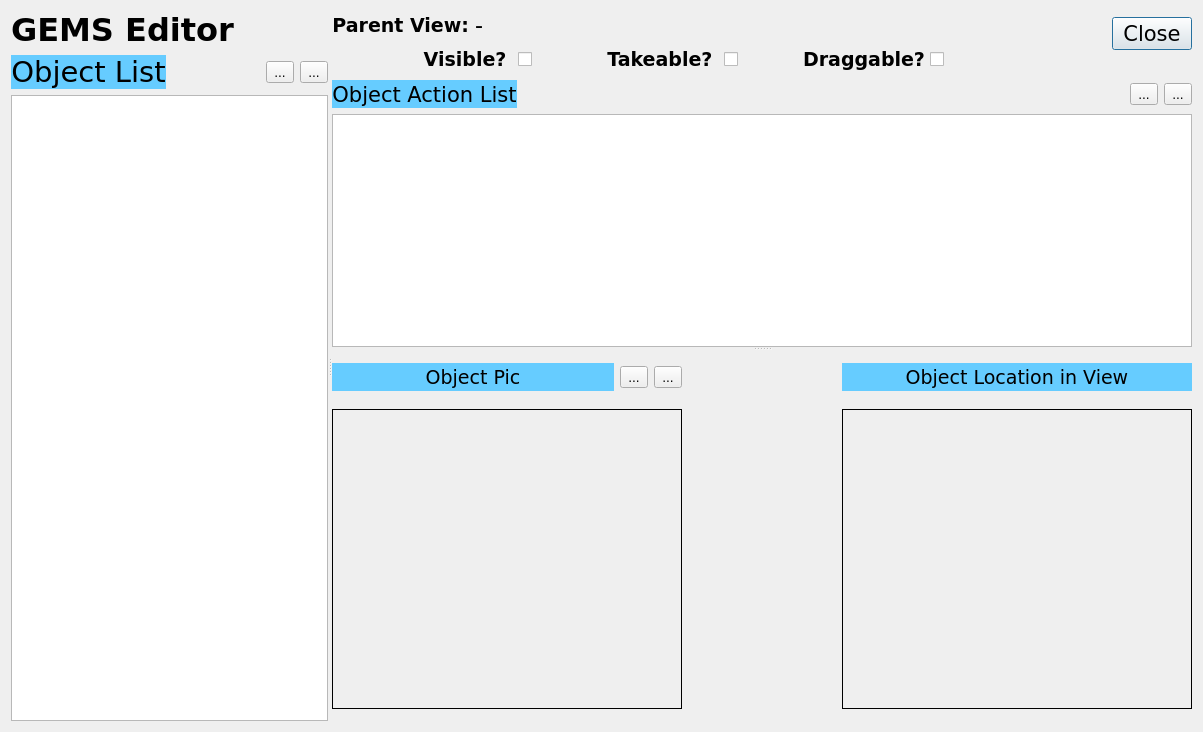
<?xml version="1.0" encoding="UTF-8"?>
<ui version="4.0">
 <class>ObjectsWindow</class>
 <widget class="QDialog" name="ObjectsWindow">
  <property name="windowModality">
   <enum>Qt::NonModal</enum>
  </property>
  <property name="geometry">
   <rect>
    <x>0</x>
    <y>0</y>
    <width>1203</width>
    <height>732</height>
   </rect>
  </property>
  <property name="minimumSize">
   <size>
    <width>1145</width>
    <height>720</height>
   </size>
  </property>
  <property name="maximumSize">
   <size>
    <width>5000</width>
    <height>5000</height>
   </size>
  </property>
  <property name="baseSize">
   <size>
    <width>1200</width>
    <height>720</height>
   </size>
  </property>
  <property name="font">
   <font>
    <family>Verdana</family>
   </font>
  </property>
  <property name="windowTitle">
   <string>GEMS Object Editor</string>
  </property>
  <property name="modal">
   <bool>false</bool>
  </property>
  <layout class="QGridLayout" name="gridLayout_3">
   <item row="0" column="0">
    <widget class="QSplitter" name="splitter_2">
     <property name="orientation">
      <enum>Qt::Horizontal</enum>
     </property>
     <widget class="QWidget" name="layoutWidget">
      <layout class="QGridLayout" name="gridLayout_2">
       <item row="0" column="0" colspan="2">
        <widget class="QLabel" name="labelAppName">
         <property name="sizePolicy">
          <sizepolicy hsizetype="Fixed" vsizetype="Preferred">
           <horstretch>0</horstretch>
           <verstretch>0</verstretch>
          </sizepolicy>
         </property>
         <property name="font">
          <font>
           <family>Verdana</family>
           <pointsize>24</pointsize>
           <bold>true</bold>
          </font>
         </property>
         <property name="text">
          <string>GEMS Editor</string>
         </property>
        </widget>
       </item>
       <item row="0" column="2">
        <spacer name="horizontalSpacer">
         <property name="orientation">
          <enum>Qt::Horizontal</enum>
         </property>
         <property name="sizeType">
          <enum>QSizePolicy::MinimumExpanding</enum>
         </property>
         <property name="sizeHint" stdset="0">
          <size>
           <width>18</width>
           <height>20</height>
          </size>
         </property>
        </spacer>
       </item>
       <item row="0" column="3" colspan="2">
        <widget class="QLabel" name="label_6">
         <property name="sizePolicy">
          <sizepolicy hsizetype="Fixed" vsizetype="Fixed">
           <horstretch>0</horstretch>
           <verstretch>0</verstretch>
          </sizepolicy>
         </property>
         <property name="maximumSize">
          <size>
           <width>50</width>
           <height>50</height>
          </size>
         </property>
         <property name="text">
          <string/>
         </property>
         <property name="pixmap">
          <pixmap resource="gemsedit.qrc">:/newPrefix/media/Antialiasfactory-Jewelry-Agate.ico</pixmap>
         </property>
         <property name="scaledContents">
          <bool>true</bool>
         </property>
        </widget>
       </item>
       <item row="1" column="0">
        <widget class="QLabel" name="label_4">
         <property name="font">
          <font>
           <family>Verdana</family>
           <pointsize>22</pointsize>
           <italic>false</italic>
          </font>
         </property>
         <property name="styleSheet">
          <string notr="true">background-color: rgb(102, 204, 255)</string>
         </property>
         <property name="text">
          <string>Object List</string>
         </property>
         <property name="alignment">
          <set>Qt::AlignCenter</set>
         </property>
        </widget>
       </item>
       <item row="1" column="1" colspan="2">
        <spacer name="horizontalSpacer_6">
         <property name="orientation">
          <enum>Qt::Horizontal</enum>
         </property>
         <property name="sizeType">
          <enum>QSizePolicy::MinimumExpanding</enum>
         </property>
         <property name="sizeHint" stdset="0">
          <size>
           <width>80</width>
           <height>28</height>
          </size>
         </property>
        </spacer>
       </item>
       <item row="1" column="3">
        <widget class="QToolButton" name="objectAdd_toolButton">
         <property name="text">
          <string>...</string>
         </property>
         <property name="icon">
          <iconset resource="gemsedit.qrc">
           <normaloff>:/newPrefix/media/add-icon.png</normaloff>:/newPrefix/media/add-icon.png</iconset>
         </property>
        </widget>
       </item>
       <item row="1" column="4">
        <widget class="QToolButton" name="objectDel_toolButton">
         <property name="text">
          <string>...</string>
         </property>
         <property name="icon">
          <iconset resource="gemsedit.qrc">
           <normaloff>:/newPrefix/media/delete-icon.png</normaloff>:/newPrefix/media/delete-icon.png</iconset>
         </property>
        </widget>
       </item>
       <item row="2" column="0" colspan="5">
        <widget class="QTableView" name="object_tableView">
         <property name="sizePolicy">
          <sizepolicy hsizetype="MinimumExpanding" vsizetype="Expanding">
           <horstretch>0</horstretch>
           <verstretch>0</verstretch>
          </sizepolicy>
         </property>
         <property name="maximumSize">
          <size>
           <width>16777215</width>
           <height>16777215</height>
          </size>
         </property>
         <property name="font">
          <font>
           <family>Verdana</family>
           <pointsize>14</pointsize>
           <bold>true</bold>
          </font>
         </property>
         <property name="editTriggers">
          <set>QAbstractItemView::NoEditTriggers</set>
         </property>
         <property name="dragEnabled">
          <bool>true</bool>
         </property>
         <property name="dragDropMode">
          <enum>QAbstractItemView::InternalMove</enum>
         </property>
         <property name="alternatingRowColors">
          <bool>true</bool>
         </property>
         <property name="selectionMode">
          <enum>QAbstractItemView::SingleSelection</enum>
         </property>
         <property name="selectionBehavior">
          <enum>QAbstractItemView::SelectRows</enum>
         </property>
         <attribute name="horizontalHeaderVisible">
          <bool>false</bool>
         </attribute>
         <attribute name="horizontalHeaderStretchLastSection">
          <bool>true</bool>
         </attribute>
         <attribute name="verticalHeaderVisible">
          <bool>false</bool>
         </attribute>
        </widget>
       </item>
      </layout>
     </widget>
     <widget class="QSplitter" name="splitter">
      <property name="orientation">
       <enum>Qt::Vertical</enum>
      </property>
      <widget class="QWidget" name="layoutWidget">
       <layout class="QVBoxLayout" name="verticalLayout_4">
        <item>
         <layout class="QGridLayout" name="gridLayout">
          <item row="1" column="0" rowspan="2">
           <layout class="QHBoxLayout" name="horizontalLayout_7">
            <item>
             <widget class="QCheckBox" name="visible_checkBox">
              <property name="minimumSize">
               <size>
                <width>200</width>
                <height>0</height>
               </size>
              </property>
              <property name="font">
               <font>
                <family>Verdana</family>
                <pointsize>14</pointsize>
                <bold>true</bold>
               </font>
              </property>
              <property name="layoutDirection">
               <enum>Qt::RightToLeft</enum>
              </property>
              <property name="text">
               <string>Visible? </string>
              </property>
             </widget>
            </item>
            <item>
             <widget class="QCheckBox" name="takeable_checkBox">
              <property name="minimumSize">
               <size>
                <width>200</width>
                <height>0</height>
               </size>
              </property>
              <property name="font">
               <font>
                <family>Verdana</family>
                <pointsize>14</pointsize>
                <bold>true</bold>
               </font>
              </property>
              <property name="layoutDirection">
               <enum>Qt::RightToLeft</enum>
              </property>
              <property name="text">
               <string>Takeable? </string>
              </property>
             </widget>
            </item>
            <item>
             <widget class="QCheckBox" name="draggable_checkBox">
              <property name="minimumSize">
               <size>
                <width>200</width>
                <height>0</height>
               </size>
              </property>
              <property name="font">
               <font>
                <family>Verdana</family>
                <pointsize>14</pointsize>
                <bold>true</bold>
               </font>
              </property>
              <property name="layoutDirection">
               <enum>Qt::RightToLeft</enum>
              </property>
              <property name="text">
               <string>Draggable?</string>
              </property>
             </widget>
            </item>
            <item>
             <spacer name="horizontalSpacer_7">
              <property name="orientation">
               <enum>Qt::Horizontal</enum>
              </property>
              <property name="sizeHint" stdset="0">
               <size>
                <width>158</width>
                <height>18</height>
               </size>
              </property>
             </spacer>
            </item>
           </layout>
          </item>
          <item row="0" column="1" rowspan="2">
           <widget class="QPushButton" name="closeButton">
            <property name="font">
             <font>
              <family>Verdana</family>
              <pointsize>16</pointsize>
              <italic>false</italic>
             </font>
            </property>
            <property name="text">
             <string>Close</string>
            </property>
           </widget>
          </item>
          <item row="0" column="0">
           <layout class="QHBoxLayout" name="horizontalLayout_5">
            <item>
             <widget class="QLabel" name="label_9">
              <property name="font">
               <font>
                <family>Verdana</family>
                <pointsize>14</pointsize>
                <bold>true</bold>
               </font>
              </property>
              <property name="text">
               <string>Parent View:</string>
              </property>
              <property name="alignment">
               <set>Qt::AlignRight|Qt::AlignTrailing|Qt::AlignVCenter</set>
              </property>
             </widget>
            </item>
            <item>
             <widget class="QLabel" name="parent_Label">
              <property name="minimumSize">
               <size>
                <width>290</width>
                <height>0</height>
               </size>
              </property>
              <property name="font">
               <font>
                <family>Helvetica</family>
                <pointsize>18</pointsize>
                <bold>false</bold>
               </font>
              </property>
              <property name="text">
               <string>-</string>
              </property>
              <property name="alignment">
               <set>Qt::AlignLeading|Qt::AlignLeft|Qt::AlignVCenter</set>
              </property>
             </widget>
            </item>
            <item>
             <spacer name="horizontalSpacer_2">
              <property name="orientation">
               <enum>Qt::Horizontal</enum>
              </property>
              <property name="sizeHint" stdset="0">
               <size>
                <width>158</width>
                <height>18</height>
               </size>
              </property>
             </spacer>
            </item>
           </layout>
          </item>
         </layout>
        </item>
        <item>
         <layout class="QHBoxLayout" name="horizontalLayout_2">
          <item>
           <widget class="QLabel" name="label_3">
            <property name="font">
             <font>
              <family>Verdana</family>
              <pointsize>16</pointsize>
              <italic>false</italic>
             </font>
            </property>
            <property name="styleSheet">
             <string notr="true">background-color: rgb(102, 204, 255)</string>
            </property>
            <property name="text">
             <string>Object Action List</string>
            </property>
            <property name="alignment">
             <set>Qt::AlignCenter</set>
            </property>
           </widget>
          </item>
          <item>
           <spacer name="horizontalSpacer_4">
            <property name="orientation">
             <enum>Qt::Horizontal</enum>
            </property>
            <property name="sizeHint" stdset="0">
             <size>
              <width>538</width>
              <height>28</height>
             </size>
            </property>
           </spacer>
          </item>
          <item>
           <widget class="QToolButton" name="actionAdd_toolButton">
            <property name="text">
             <string>...</string>
            </property>
            <property name="icon">
             <iconset resource="gemsedit.qrc">
              <normaloff>:/newPrefix/media/add-icon.png</normaloff>:/newPrefix/media/add-icon.png</iconset>
            </property>
           </widget>
          </item>
          <item>
           <widget class="QToolButton" name="actionDel_toolButton">
            <property name="text">
             <string>...</string>
            </property>
            <property name="icon">
             <iconset resource="gemsedit.qrc">
              <normaloff>:/newPrefix/media/delete-icon.png</normaloff>:/newPrefix/media/delete-icon.png</iconset>
            </property>
           </widget>
          </item>
         </layout>
        </item>
        <item>
         <widget class="QTableView" name="OAL_tableView">
          <property name="minimumSize">
           <size>
            <width>0</width>
            <height>200</height>
           </size>
          </property>
          <property name="maximumSize">
           <size>
            <width>16777215</width>
            <height>16777215</height>
           </size>
          </property>
          <property name="font">
           <font>
            <family>Verdana</family>
            <pointsize>12</pointsize>
           </font>
          </property>
          <property name="editTriggers">
           <set>QAbstractItemView::DoubleClicked</set>
          </property>
          <property name="dragEnabled">
           <bool>true</bool>
          </property>
          <property name="dragDropMode">
           <enum>QAbstractItemView::InternalMove</enum>
          </property>
          <property name="alternatingRowColors">
           <bool>true</bool>
          </property>
          <property name="selectionMode">
           <enum>QAbstractItemView::SingleSelection</enum>
          </property>
          <property name="selectionBehavior">
           <enum>QAbstractItemView::SelectItems</enum>
          </property>
          <attribute name="horizontalHeaderStretchLastSection">
           <bool>true</bool>
          </attribute>
          <attribute name="verticalHeaderVisible">
           <bool>false</bool>
          </attribute>
         </widget>
        </item>
       </layout>
      </widget>
      <widget class="QWidget" name="layoutWidget">
       <layout class="QHBoxLayout" name="horizontalLayout_6">
        <item>
         <layout class="QVBoxLayout" name="verticalLayout_2">
          <item>
           <layout class="QHBoxLayout" name="horizontalLayout">
            <item>
             <widget class="QLabel" name="label_7">
              <property name="minimumSize">
               <size>
                <width>0</width>
                <height>28</height>
               </size>
              </property>
              <property name="maximumSize">
               <size>
                <width>16777215</width>
                <height>28</height>
               </size>
              </property>
              <property name="font">
               <font>
                <family>Verdana</family>
                <pointsize>14</pointsize>
                <italic>false</italic>
                <bold>false</bold>
               </font>
              </property>
              <property name="styleSheet">
               <string notr="true">background-color: rgb(102, 204, 255)</string>
              </property>
              <property name="text">
               <string>Object Pic</string>
              </property>
              <property name="alignment">
               <set>Qt::AlignCenter</set>
              </property>
             </widget>
            </item>
            <item>
             <widget class="QToolButton" name="drawSelect_toolButton">
              <property name="enabled">
               <bool>true</bool>
              </property>
              <property name="text">
               <string>...</string>
              </property>
              <property name="icon">
               <iconset resource="gemsedit.qrc">
                <normaloff>:/newPrefix/media/selection_arrow-256.png</normaloff>:/newPrefix/media/selection_arrow-256.png</iconset>
              </property>
             </widget>
            </item>
            <item>
             <widget class="QToolButton" name="delSelect_toolButton">
              <property name="text">
               <string>...</string>
              </property>
              <property name="icon">
               <iconset resource="gemsedit.qrc">
                <normaloff>:/newPrefix/media/delete-icon.png</normaloff>:/newPrefix/media/delete-icon.png</iconset>
              </property>
             </widget>
            </item>
           </layout>
          </item>
          <item>
           <widget class="QLabel" name="objectPic_label">
            <property name="minimumSize">
             <size>
              <width>350</width>
              <height>300</height>
             </size>
            </property>
            <property name="maximumSize">
             <size>
              <width>350</width>
              <height>300</height>
             </size>
            </property>
            <property name="font">
             <font>
              <family>Verdana</family>
              <pointsize>12</pointsize>
             </font>
            </property>
            <property name="frameShape">
             <enum>QFrame::Box</enum>
            </property>
            <property name="text">
             <string/>
            </property>
           </widget>
          </item>
         </layout>
        </item>
        <item>
         <spacer name="horizontalSpacer_3">
          <property name="orientation">
           <enum>Qt::Horizontal</enum>
          </property>
          <property name="sizeHint" stdset="0">
           <size>
            <width>58</width>
            <height>20</height>
           </size>
          </property>
         </spacer>
        </item>
        <item>
         <layout class="QVBoxLayout" name="verticalLayout_3">
          <item>
           <layout class="QHBoxLayout" name="horizontalLayout_4">
            <item>
             <widget class="QLabel" name="label_8">
              <property name="minimumSize">
               <size>
                <width>0</width>
                <height>28</height>
               </size>
              </property>
              <property name="maximumSize">
               <size>
                <width>16777215</width>
                <height>28</height>
               </size>
              </property>
              <property name="font">
               <font>
                <family>Verdana</family>
                <pointsize>14</pointsize>
                <italic>false</italic>
                <bold>false</bold>
               </font>
              </property>
              <property name="styleSheet">
               <string notr="true">background-color: rgb(102, 204, 255)</string>
              </property>
              <property name="text">
               <string>Object Location in View</string>
              </property>
              <property name="alignment">
               <set>Qt::AlignCenter</set>
              </property>
             </widget>
            </item>
           </layout>
          </item>
          <item>
           <widget class="ClickableLabel" name="objectLocPic_label">
            <property name="minimumSize">
             <size>
              <width>350</width>
              <height>300</height>
             </size>
            </property>
            <property name="maximumSize">
             <size>
              <width>350</width>
              <height>300</height>
             </size>
            </property>
            <property name="font">
             <font>
              <family>Verdana</family>
              <pointsize>12</pointsize>
             </font>
            </property>
            <property name="frameShape">
             <enum>QFrame::Box</enum>
            </property>
            <property name="text">
             <string/>
            </property>
           </widget>
          </item>
         </layout>
        </item>
       </layout>
      </widget>
     </widget>
    </widget>
   </item>
  </layout>
 </widget>
 <customwidgets>
  <customwidget>
   <class>ClickableLabel</class>
   <extends>QLabel</extends>
   <header>gemsedit.gui.CustomClickableLabel</header>
  </customwidget>
 </customwidgets>
 <resources>
  <include location="gemsedit.qrc"/>
 </resources>
 <connections>
  <connection>
   <sender>closeButton</sender>
   <signal>pressed()</signal>
   <receiver>ObjectsWindow</receiver>
   <slot>close()</slot>
   <hints>
    <hint type="sourcelabel">
     <x>1055</x>
     <y>35</y>
    </hint>
    <hint type="destinationlabel">
     <x>556</x>
     <y>357</y>
    </hint>
   </hints>
  </connection>
 </connections>
</ui>
